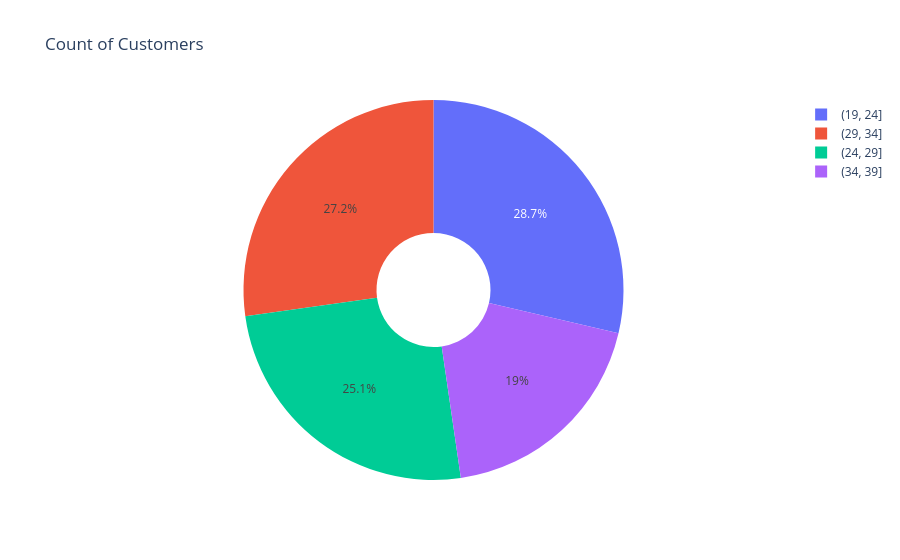

Source (notebook cell):
### Code cell
fig = px.pie(data_frame=q3, names = 'Age_Range',values = 'count', title = 'Count of Customers', 
             hole = 0.3)
fig.show()

### Figure 1 — Plotly figure (JSON) as saved in the notebook; plotly's stock layout.template omitted (floating-point values rounded to 4 significant figures)
{"data": [{"domain": {"x": [0, 1], "y": [0, 1]}, "hole": 0.3, "hovertemplate": "Age_Range=%{label}<br>count=%{value}<extra></extra>", "labels": ["(19, 24]", "(29, 34]", "(24, 29]", "(34, 39]"], "legendgroup": "", "name": "", "showlegend": true, "type": "pie", "values": [137, 130, 120, 91]}], "layout": {"legend": {"tracegroupgap": 0}, "title": {"text": "Count of Customers"}}}
